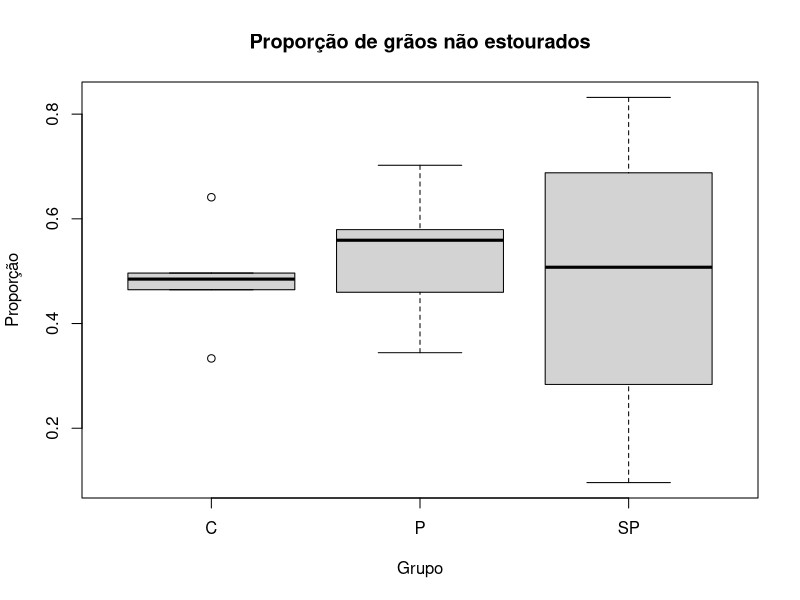

Source code (R): (Note: this script raises an error after producing the figure.)
## ---- chunk 1
#| include: false

library(dplyr) 
library(car) 
library(MASS) 

set.seed(17052026)

tratamentos <- rep(c("C", "P", "SP"), each = 5) 
sample(tratamentos)

dados_desb <- data.frame(
  Grupo = factor(c("P","SP","P","SP",
             "P","C","P","P","C",
             "SP","C","C","C","SP")),
  Identificador = factor(c(3,2,4,3,
                    5,5,1,2,4,
                    1,3,1,2,5)),
  Dia = factor(c(1,1,1,1,
          1,1,2,2,2,
          2,2,2,2,2)),
  Peso = c(25,25,25,25,
            25,25,25,25,25,
            25,25,25,25,25),
  Qtd_antes = c(127,114,124,104,
                 122,132,131,126,127,
                 119,139,131,132,104),
  Qtd_nao_estourou = c(71,62,57,49,
                        42,64,92,73,59,
                        99,69,84,44,10),
  Peso_nao_estourou = c(9,9,9,9,
                         6,9,17,11,5,
                         19,7,16,6,2),
  Tempo = c("04:00","04:00","04:00","04:00",
             "04:00","04:00","04:00","04:00","04:00",
             "04:00","04:00","04:00","04:00","04:00")
)

dados_desb$propo_nao_estourou <- dados_desb$Qtd_nao_estourou / dados_desb$Qtd_ante

mod_desb_inicial <- aov(propo_nao_estourou ~ Grupo, data = dados_desb)

## ---- chunk 2
#| label: fig-boxplot-desb
#| echo: false
#| message: false
#| warning: false
#| fig-align: center
#| fig-cap: Gráfico Boxplot do experimento desbalanceado
#| fig-height: 4
#| fig-width: 6
#| fig-pos: 'H'

boxplot(
  propo_nao_estourou ~ Grupo, data = dados_desb,
  main = "Proporção de grãos não estourados",
  xlab = "Grupo", ylab = "Proporção"
)
## ---- chunk 3
#| echo: false
#| fig-cap: "Gráfico da transformação de Box-Cox do experimento desbalanceado"
#| label: fig-boxcox-desb
#| fig-align: "center"
#| fig-height: 4
#| fig-width: 6
#| fig-pos: 'H'
bc_desb <- boxcox(mod_desb_inicial)

## ---- chunk 4
#| include: false

lambda_desb <- bc_desb$x[which.max(bc_desb$y)]
lambda_desb

## ---- chunk 5
#| include: false

if(abs(lambda_desb) < 0.1){
  dados_desb$transf <- log(dados_desb$propo_nao_estourou)
} else {
  dados_desb$transf <- (dados_desb$propo_nao_estourou^lambda_desb - 1)/lambda_desb
}

modelo_boxcox <- aov(transf ~ Grupo, data = dados_desb)
summary(modelo_boxcox)

## ---- chunk 6
#| include: false

residuos <- residuals(modelo_boxcox)
shapiro.test(residuos)

bartlett.test(transf ~ Grupo, data = dados_desb)
leveneTest(transf ~ Grupo, data = dados_desb)

## ---- chunk 7
#| echo: false
#| fig-cap: "Gráfico QQ-Plot do experimento desbalanceado"
#| label: fig-qqplot-desb
#| fig-align: "center"
#| fig-height: 4
#| fig-width: 6
#| fig-pos: 'H'
qqnorm(residuos)
qqline(residuos)
## ---- chunk 8
#| include: false

TukeyHSD(modelo_boxcox)
## ---- chunk 9
#| echo: false
#| fig-cap: "Gráfico de Tukey do experimento desbalanceado"
#| label: fig-tukeyplot-desb
#| fig-align: "center"
#| fig-height: 4
#| fig-width: 6
#| fig-pos: 'H'

plot(TukeyHSD(modelo_boxcox))

## ---- chunk 10
#| echo: false
#| fig-cap: "Gráfico Boxplot do experimento balanceado"
#| label: fig-boxplot-bal
#| fig-align: "center"
#| fig-height: 4
#| fig-width: 6
#| fig-pos: 'H'

dados_pipoca <- data.frame(
  Grupo = factor(c("SP","P","SP","P","SP",
             "P","C","P","P","C",
             "SP","C","C","C","SP")),
  Identificador = factor(c(4,3,2,4,3,
                    5,5,1,2,4,
                    1,3,1,2,5)),
  Dia = factor(c(3,1,1,1,1,
          1,1,2,2,2,
          2,2,2,2,2)),
  Peso = c(25,25,25,25,25,
            25,25,25,25,25,
            25,25,25,25,25),
  Qtd_antes = c(116,127,114,124,104,
                 122,132,131,126,127,
                 119,139,131,132,104),
  Qtd_nao_estourou = c(33,71,62,57,49,
                        42,64,92,73,59,
                        99,69,84,44,10),
  Peso_nao_estourou = c(4,9,9,9,9,
                         6,9,17,11,5,
                         19,7,16,6,2),
  Tempo = c("04:00","04:00","04:00","04:00","04:00",
             "04:00","04:00","04:00","04:00","04:00",
             "04:00","04:00","04:00","04:00","04:00")
)

dados_pipoca$prop_nao_estourou <- dados_pipoca$Qtd_nao_estourou / dados_pipoca$Qtd_antes

medias_grupo <- aggregate(prop_nao_estourou ~ Grupo, data = dados_pipoca, mean)

desvio_grupo <- aggregate(prop_nao_estourou ~ Grupo, data = dados_pipoca, sd)

boxplot(
  prop_nao_estourou ~ Grupo, data = dados_pipoca,
  main = "Proporção de grãos não estourados",
  xlab = "Grupo", ylab = "Proporção"
)
## ---- chunk 11
#| echo: false
#| fig-cap: "Gráfico da transformação de Box-Cox do experimento desbalanceado"
#| label: fig-boxcox-bal
#| fig-align: "center"
#| fig-height: 4
#| fig-width: 6
#| fig-pos: 'H'
modelo_inicial <- aov(prop_nao_estourou ~ Grupo, data = dados_pipoca)

bc <- boxcox(modelo_inicial)

## ---- chunk 12
#| include: false

lambda <- bc$x[which.max(bc$y)]
lambda

## ---- chunk 13
#| include: false

if(abs(lambda) < 0.1){
  dados_pipoca$transf <- log(dados_pipoca$prop_nao_estourou)
} else {
  dados_pipoca$transf <- (dados_pipoca$prop_nao_estourou^lambda - 1)/lambda
}

modelo_boxcox <- aov(transf ~ Grupo, data = dados_pipoca)
summary(modelo_boxcox)

## ---- chunk 14
#| include: false

residuos <- residuals(modelo_boxcox)

shapiro.test(residuos) #Teste de Shapiro-Wilk

bartlett.test(transf ~ Grupo, data = dados_pipoca)

leveneTest(transf ~ Grupo, data = dados_pipoca)

## ---- chunk 15
#| echo: false
#| fig-cap: "Gráfico QQ-Plot do experimento balanceado"
#| label: fig-qqplot-bal
#| fig-align: "center"
#| fig-height: 4
#| fig-width: 6
#| fig-pos: 'H'


qqnorm(residuos)
qqline(residuos)
## ---- chunk 16
#| include: false
#| fig-pos: 'H'

TukeyHSD(modelo_boxcox) # Teste de Tukey

## ---- chunk 17
#| echo: false
#| fig-cap: "Gráfico de Tukey do experimento balanceado"
#| label: fig-tukeyplot-bal
#| fig-align: "center"
#| fig-height: 4
#| fig-width: 6
#| fig-pos: 'H'

plot(TukeyHSD(modelo_boxcox))

## ---- chunk 18
#| include: false

media_geral <- mean(dados_pipoca$prop_nao_estourou); 
media_geral

qm_residuo <- summary(modelo_boxcox)[[1]][["Mean Sq"]][2]; 
qm_residuo

cv <- (sqrt(qm_residuo)/media_geral)*100
cv
